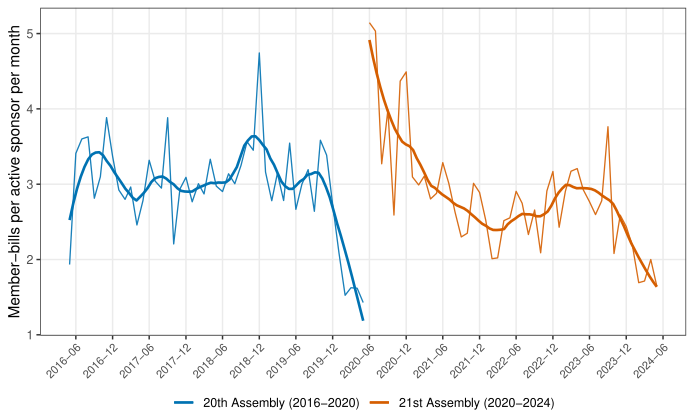

Recreate this plot in R.
#!/usr/bin/env Rscript
# Figure for R22 article: Monthly member-level bill sponsorship volume
# across the 20th and 21st Assemblies. Real data from master_bills_{20,21}.parquet.

suppressPackageStartupMessages({
  library(arrow); library(dplyr); library(ggplot2); library(lubridate)
})

DATA <- Sys.getenv("KBL_DATA", "/Users/kyusik/Desktop/kyusik-github/kna/data/processed")
OUT  <- "/Users/kyusik/Desktop/kyusik-claude/kna-research-agents/articles/figures/2026-04-20_r22/fig_bill_volume.pdf"

bills <- bind_rows(
  read_parquet(file.path(DATA, "master_bills_20.parquet")) |>
    select(rst_mona_cd, age, bill_nm, ppsr_kind, ppsl_dt),
  read_parquet(file.path(DATA, "master_bills_21.parquet")) |>
    select(rst_mona_cd, age, bill_nm, ppsr_kind, ppsl_dt)
) |>
  filter(ppsr_kind == "의원", !is.na(ppsl_dt), !is.na(rst_mona_cd)) |>
  mutate(year_month = floor_date(as.Date(ppsl_dt), "month"),
         assembly = factor(age, levels = c(20, 21),
                           labels = c("20th Assembly (2016-2020)", "21st Assembly (2020-2024)")))

monthly <- bills |>
  group_by(assembly, year_month) |>
  summarise(n_bills = n(), n_sponsors = n_distinct(rst_mona_cd), .groups = "drop") |>
  mutate(bills_per_sponsor = n_bills / n_sponsors)

okabe <- c("#0072B2", "#D55E00")

p <- ggplot(monthly, aes(x = year_month, y = bills_per_sponsor, color = assembly)) +
  geom_line(linewidth = 0.45, alpha = 0.9) +
  geom_smooth(method = "loess", span = 0.3, se = FALSE, linewidth = 0.9) +
  scale_color_manual(values = okabe) +
  scale_x_date(date_labels = "%Y-%m", date_breaks = "6 months") +
  labs(x = NULL, y = "Member-bills per active sponsor per month",
       color = NULL) +
  theme_bw(base_size = 11) +
  theme(panel.grid.minor = element_blank(),
        legend.position = "bottom",
        legend.margin = margin(t = -4),
        axis.text.x = element_text(angle = 45, hjust = 1, size = 8),
        plot.margin = margin(6, 10, 4, 6))

dir.create(dirname(OUT), showWarnings = FALSE, recursive = TRUE)
ggsave(OUT, p, width = 7, height = 4.2)
cat("Wrote:", OUT, "\n")
